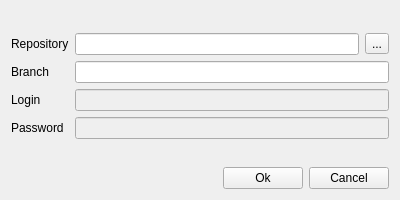
<?xml version="1.0" encoding="UTF-8"?>
<ui version="4.0">
 <class>PullDialog</class>
 <widget class="QWidget" name="PullDialog">
  <property name="geometry">
   <rect>
    <x>0</x>
    <y>0</y>
    <width>400</width>
    <height>200</height>
   </rect>
  </property>
  <property name="minimumSize">
   <size>
    <width>400</width>
    <height>200</height>
   </size>
  </property>
  <property name="maximumSize">
   <size>
    <width>400</width>
    <height>200</height>
   </size>
  </property>
  <property name="windowTitle">
   <string>Pull/Push dialog</string>
  </property>
  <layout class="QVBoxLayout" name="verticalLayout">
   <item>
    <spacer name="verticalSpacer">
     <property name="orientation">
      <enum>Qt::Vertical</enum>
     </property>
     <property name="sizeHint" stdset="0">
      <size>
       <width>20</width>
       <height>40</height>
      </size>
     </property>
    </spacer>
   </item>
   <item>
    <layout class="QFormLayout" name="formLayout">
     <property name="fieldGrowthPolicy">
      <enum>QFormLayout::AllNonFixedFieldsGrow</enum>
     </property>
     <item row="0" column="0">
      <widget class="QLabel" name="label">
       <property name="text">
        <string>Repository</string>
       </property>
      </widget>
     </item>
     <item row="0" column="1">
      <layout class="QHBoxLayout" name="horizontalLayout_2">
       <item>
        <widget class="QLineEdit" name="repositoryEdit"/>
       </item>
       <item>
        <widget class="QToolButton" name="localDirButton">
         <property name="text">
          <string>...</string>
         </property>
        </widget>
       </item>
      </layout>
     </item>
     <item row="1" column="0">
      <widget class="QLabel" name="label_4">
       <property name="text">
        <string>Branch</string>
       </property>
      </widget>
     </item>
     <item row="1" column="1">
      <widget class="QLineEdit" name="branchEdit"/>
     </item>
     <item row="2" column="0">
      <widget class="QLabel" name="label_2">
       <property name="text">
        <string>Login</string>
       </property>
      </widget>
     </item>
     <item row="2" column="1">
      <widget class="QLineEdit" name="loginEdit">
       <property name="enabled">
        <bool>false</bool>
       </property>
      </widget>
     </item>
     <item row="3" column="0">
      <widget class="QLabel" name="label_3">
       <property name="text">
        <string>Password</string>
       </property>
      </widget>
     </item>
     <item row="3" column="1">
      <widget class="QLineEdit" name="passwordEdit">
       <property name="enabled">
        <bool>false</bool>
       </property>
       <property name="echoMode">
        <enum>QLineEdit::Password</enum>
       </property>
      </widget>
     </item>
    </layout>
   </item>
   <item>
    <spacer name="verticalSpacer_2">
     <property name="orientation">
      <enum>Qt::Vertical</enum>
     </property>
     <property name="sizeHint" stdset="0">
      <size>
       <width>20</width>
       <height>40</height>
      </size>
     </property>
    </spacer>
   </item>
   <item>
    <layout class="QHBoxLayout" name="horizontalLayout">
     <item>
      <spacer name="horizontalSpacer">
       <property name="orientation">
        <enum>Qt::Horizontal</enum>
       </property>
       <property name="sizeHint" stdset="0">
        <size>
         <width>40</width>
         <height>20</height>
        </size>
       </property>
      </spacer>
     </item>
     <item>
      <widget class="QPushButton" name="okButton">
       <property name="text">
        <string>Ok</string>
       </property>
      </widget>
     </item>
     <item>
      <widget class="QPushButton" name="cancelButton">
       <property name="text">
        <string>Cancel</string>
       </property>
      </widget>
     </item>
    </layout>
   </item>
  </layout>
 </widget>
 <resources/>
 <connections/>
</ui>
